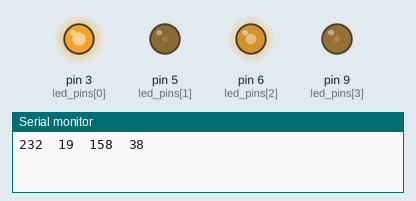
Recording of a program running on a simulated Arduino Uno, built with avr-gcc and run on an emulated ATmega328P. Shown: output pins drawn as LEDs (lit = HIGH), the last lines printed to the serial monitor. Random numbers use the default seed unless the program sets one.

Above: at 0.05 s.
At 0.6 s:
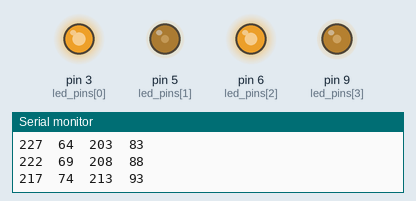
At 1.15 s:
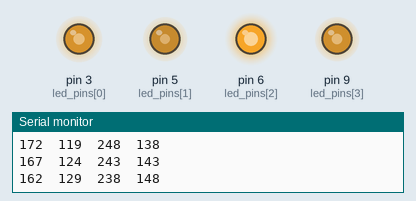
At 2.3 s:
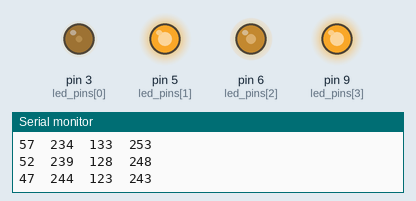
At 3.4 s:
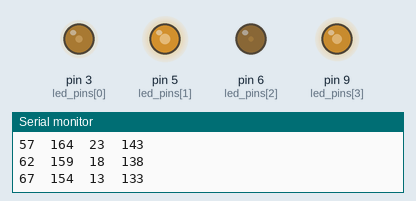
At 4.55 s:
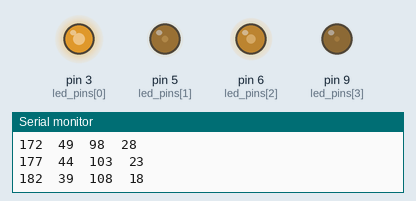
Timing chart, 0 to 6.5 s (numbered marks = the images above):
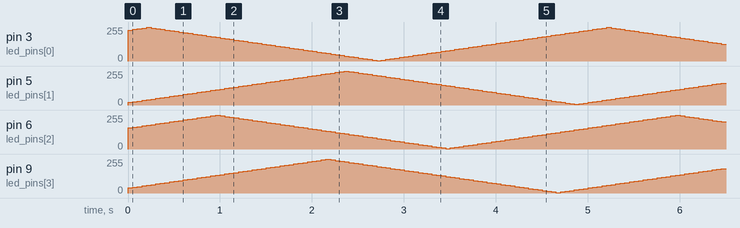

The program:

main.cpp
```cpp
#include <Arduino.h>
#include <FastLED.h>

#define LED_STRIPS 4

#define MIN_FADE_SPEED 10
#define MAX_FADE_SPEED (3 * MIN_FADE_SPEED)
#define MIN_FADE_LOWER_BOUND 0
#define MAX_FADE_LOWER_BOUND 0 // 80
#define MIN_FADE_UPPER_BOUND 255 //180
#define MAX_FADE_UPPER_BOUND 255
#define LED_WRITE_FREQUENCY_MS 50
#define RANDOMIZE_PARAMETERS_FREQUENCY_MS 5000

boolean debug = true;

byte led_values[LED_STRIPS];
int led_pins[LED_STRIPS] = {3,  5, 6, 9};
long fade_speed[LED_STRIPS];
int led_value_signs[LED_STRIPS]; // = {1,1,1,1};
long led_max_fade[LED_STRIPS];
long led_min_fade[LED_STRIPS];


void randomize_parameters() {
  for (int i = 0; i < LED_STRIPS; i++) {
//    fade_speed[i] = random(MIN_FADE_SPEED, MAX_FADE_SPEED);
//    led_max_fade[i] = random(MIN_FADE_UPPER_BOUND, MAX_FADE_UPPER_BOUND);
//    led_min_fade[i] = random(MIN_FADE_LOWER_BOUND, MAX_FADE_LOWER_BOUND);
    fade_speed[i] = 5;
    led_max_fade[i] = 255;
    led_min_fade[i] = 0;
  }
}

void print_state() {
  if (!debug) {
    return;
  }
  for (int i = 0; i < LED_STRIPS; i++) {
    Serial.print(led_values[i]);
    Serial.print('\t');
  }
  Serial.println();
}

void update_values() {
  print_state();
  for (int i = 0; i < LED_STRIPS; i++) {
    analogWrite(led_pins[i], led_values[i]);
    if (led_values[i] + fade_speed[i] >= led_max_fade[i]) {
      led_value_signs[i] = -1;
    }
    else if (led_values[i] - fade_speed[i] <= led_min_fade[i]){
      led_value_signs[i] = 1;
    }
    led_values[i] += (led_value_signs[i] * fade_speed[i]);
  }
}

void setup() {
  Serial.begin(9600);
  randomize_parameters();

  for (int i = 0; i < LED_STRIPS; i++) {
    pinMode(led_pins[i], OUTPUT);
    led_values[i] = random(0, 255);
    led_value_signs[i] = 1;
  }
  update_values();
}

void loop() {
  EVERY_N_MILLISECONDS(RANDOMIZE_PARAMETERS_FREQUENCY_MS) {
    randomize_parameters();
  }
  EVERY_N_MILLISECONDS(LED_WRITE_FREQUENCY_MS) {
    update_values();
  }
}
```
